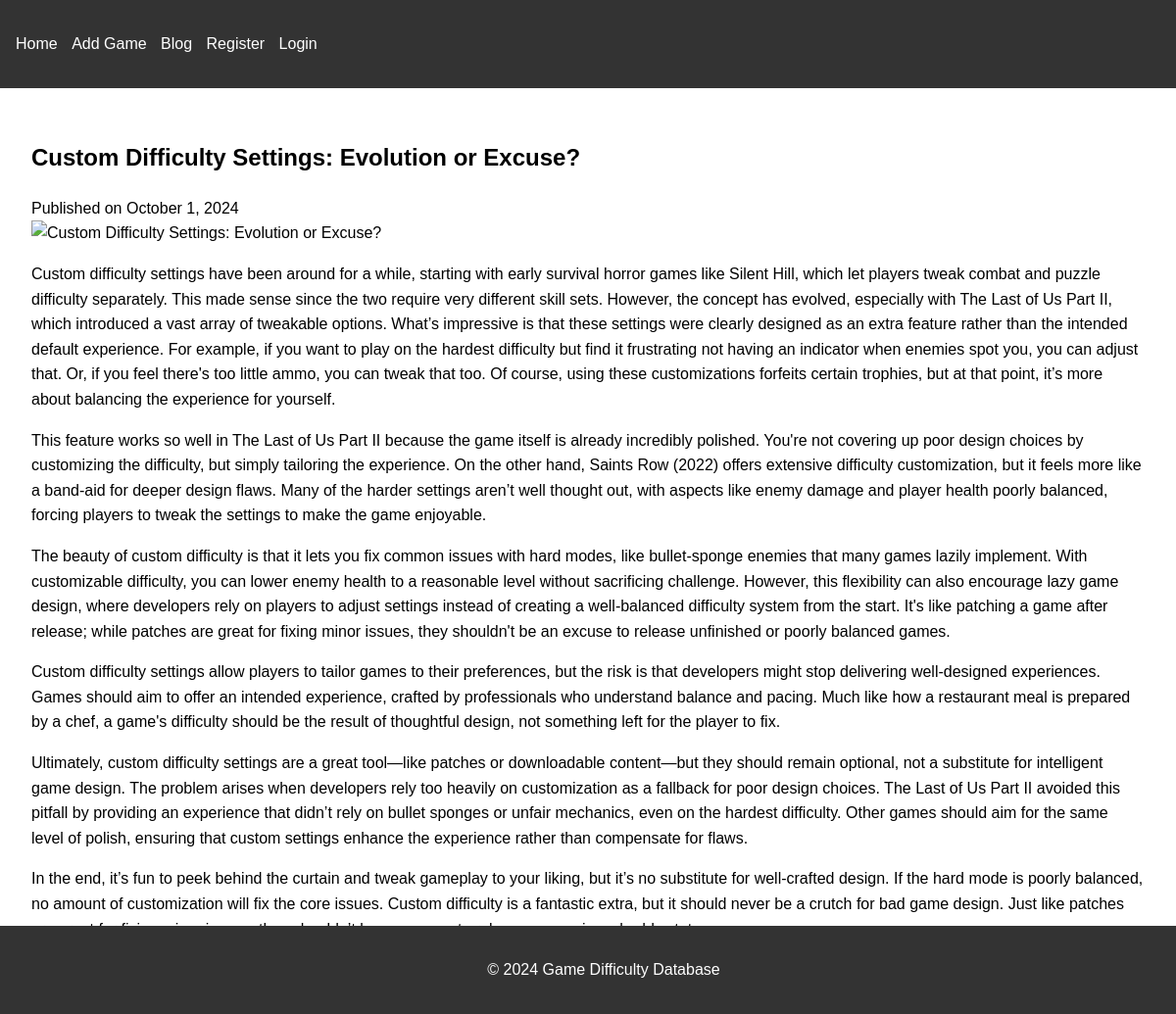
Page /blog/3/ on the committed database.
### blog/models.py (models this page shows, shortened)
class BlogPost(models.Model):
    title = models.CharField(max_length=200)
    content = models.TextField()
    date_published = models.DateTimeField(auto_now_add=True)
    image = CloudinaryField('image', null=True, blank=True)
    author = models.ForeignKey(User, on_delete=models.CASCADE)

### blog/views.py (the view)
# urls.py: path('<int:post_id>/', views.blog_detail, name='blog_detail'),
def blog_detail(request, post_id):
    post = get_object_or_404(BlogPost, id=post_id)
    return render(request, 'blog/blog_detail.html', {'post': post})

### Game_Datebase/context_processors.py (called while the page is built)
def home_url(request):
    return {'home_url': reverse('game_list')}

### blog/templates/blog/blog_detail.html (shortened to what this page needs)
{% extends 'base.html' %}
{% block content %}
<article class="blog-post">
    <h1>{{ post.title }}</h1>
    <div class="blog-post-meta">Published on {{ post.date_published|date:"F j, Y" }}</div>
    {% if post.image %}
        <img src="{{ post.image.url }}" alt="{{ post.title }}" style="max-width: 100%; height: auto;">
    {% endif %}
    <div>{{ post.content|linebreaks }}</div>
</article>
<a href="{% url 'blog_list' %}" class="btn">Back to Blog List</a>
{% endblock %}

### static/css/style.css (style rules this page uses)
body { font-family: Arial, sans-serif; line-height: 1.6; margin: 0; padding: 0; }

### rows in the picture
BlogPost: title "Custom Difficulty Settings: Evolution or Excuse?", date_published "October 1, 2024", content "Custom difficulty settings have been around for a while, starting with early survival horror games like Silent Hill, which let players tweak combat and puzzle difficulty separately. This made sense since the two require very different skill sets. However, the concept has evolved, especially with The Last of Us Part II, which introduced a vast array of tweakable options. What’s impressive is that these settings were clearly designed as an extra feature rather than the intended default experience. For example, if you want to play on the hardest difficulty but find it frustrating not having an indicator when enemies spot you, you can adjust that. Or, if you feel there's too little ammo, you…"
